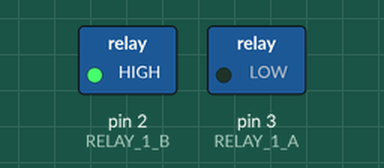
This sketch was run on a simulated Arduino Uno, built with avr-gcc and run on an emulated ATmega328P. Shown: switched loads named in the sketch (green lamp = pin HIGH). At 31.0 s the program stops and its outputs stay as they are.

Above: at 0.1 s.
At 31.1 s:
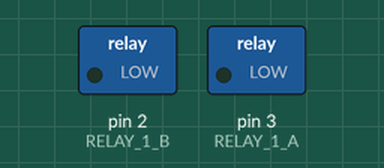
Timing chart, 0 to 32.5 s (numbered marks = the images above):
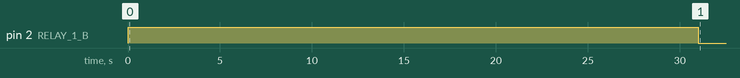

Measured:
- by itself, pin 2 (RELAY_1_B): LOW → HIGH at 0.00 s, → LOW 31.0 s later

The sketch:

robotdesk.ino
```cpp
/*
  This is the main robotdesk runtime.


REFERENCE:
http://www.firgelliauto.com/blogs/news/18090523-how-to-use-an-arduino-with-firgelli-automations-linear-actuators


*/

const int RELAY_1_A = 3;
const int RELAY_1_B = 2;
const int FULLEXTEND_TIME = 30000;
const int IN_PER_SEC = 0.6;


// the setup routine runs once when you press reset:
void setup() {
  // initialize serial communication at 9600 bits per second:
  //Serial.begin(9600);

  //initialize the pins
  pinMode(RELAY_1_A, OUTPUT);
  pinMode(RELAY_1_B, OUTPUT);

}

// the loop routine runs over and over again forever:
void loop() {


  //hello_actuator();
  reset_to_closed();
  //fully_extend();

}

// "Hello World" for the linear actuator
void hello_actuator(){
  //lets give it a few seconds before we start.
  delay(5000);

  //lets extend the actuator for a bit
  extendActuator(0);
  delay(10000);

  // then wait for a few seconds
  stopActuator(0);
  delay(3000);

  // then retract for 10 seconds
  retractActuator(0);
  delay(10000);

  //stop
  stopActuator(0);

  //lets wait before starting again...
  delay(5000);
}

void reset_to_closed(){

 retractActuator(0);
 delay(FULLEXTEND_TIME + 1000);
  stopActuator(0);
  while(true){};
}

void fully_extend() {
  extendActuator(0);
  delay(FULLEXTEND_TIME + 1000);
  stopActuator(0);
  while(true){};
}

void listen_on_serial(){
   // read the input on analog pin 0:
  //int sensorValue = analogRead(A0);
  // print out the value you read:
  //Serial.println(sensorValue);
  //delay(1);        // delay in between reads for stability
}


void extendActuator(int actuator) {
  //Set one relay one and the other off
  //this will move extend the actuator
  //todo: update this to extend the passed-in actuator

  digitalWrite(RELAY_1_A, HIGH);
  digitalWrite(RELAY_1_B, LOW);
}

void retractActuator(int actuator) {
  //Set one relay off and the other on
  //this will move retract the actuator
    //todo: update this to retract the passed-in actuator
  digitalWrite(RELAY_1_A, LOW);
  digitalWrite(RELAY_1_B, HIGH);
}

void stopActuator(int actuator) {
 //Set both relays off
 //this will stop the actuator in a braking
   //todo: update this to stop the passed-in actuator
 digitalWrite(RELAY_1_A, LOW);
 digitalWrite(RELAY_1_B, LOW); }
```
